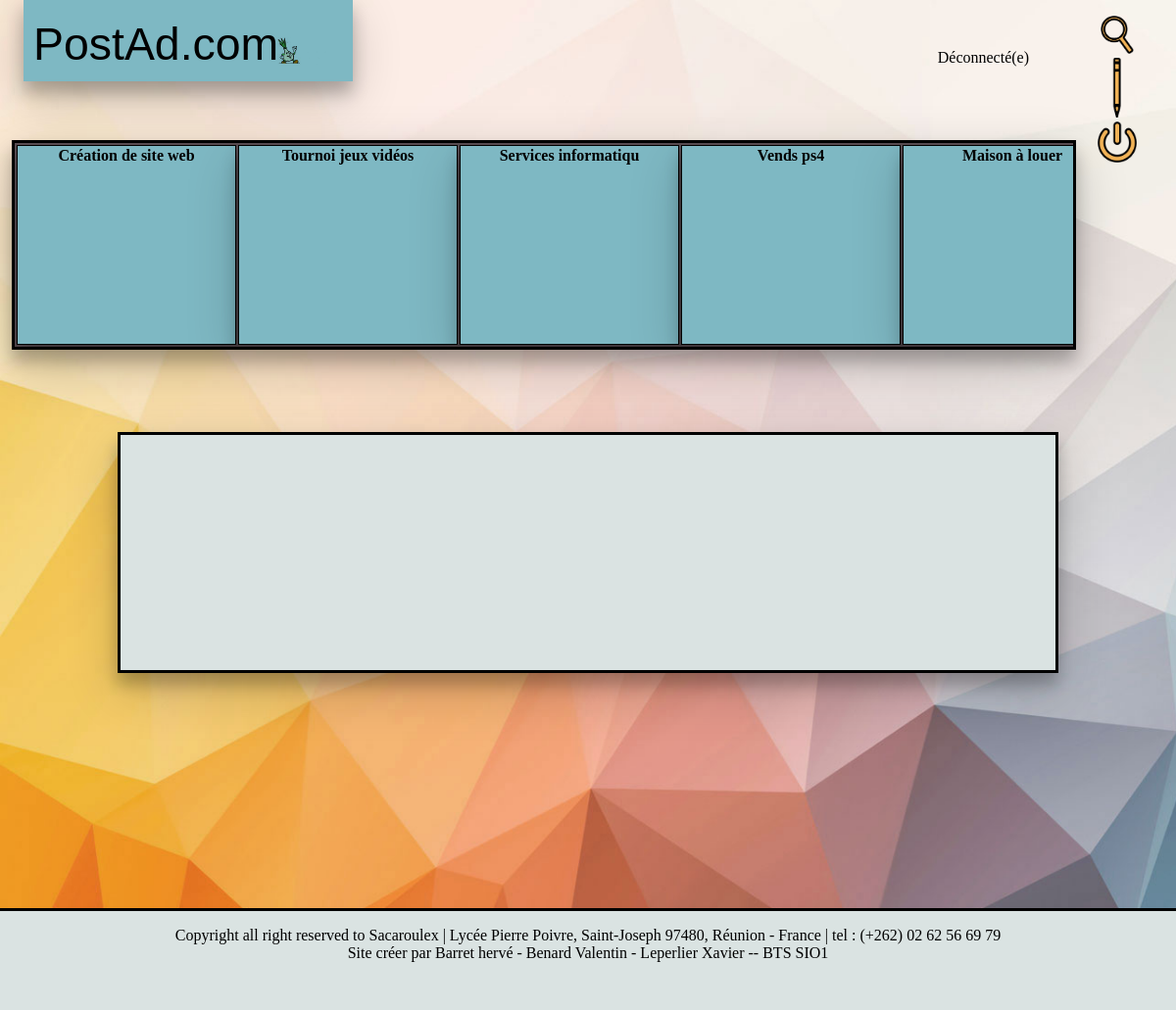
The app's page /Postad-Final/index.php with its own data.
### tables this page shows
CREATE TABLE `postit` (
  `id_Postit` int(10) NOT NULL,
  `id_Compte` int(5) DEFAULT NULL,
  `contenu_Postit` varchar(1000) DEFAULT NULL,
  `titre_Postit` varchar(20) DEFAULT NULL,
  `date_Postit` date DEFAULT NULL
);

### Postad-Final/index.php (the view, shortened to what this page needs)
<!DOCTYPE html>
<html lang="fr">
<head>
    <link rel="stylesheet" type="text/css" href="style1.css">
</head>
<body>
<div class="container">
    <header>
        <?php include("header.php"); ?>
    </header>
    <div id="affpostit">
    <table>
        <tr>
            <?php
                try
                {
                    $cnx = new PDO('mysql:host=localhost;dbname=postit;charset=utf8', 'root', '');
                }
                catch(Exception $e)
                {
                        die('Erreur : '.$e->getMessage());
                }
                $requete="SELECT id_Postit , titre_Postit , date_Postit FROM postit ORDER BY id_Postit DESC";
                $res = $cnx->query($requete);
                while ($row = $res->fetch())
                {
                    echo '<th><a class=lien href=index.php?param='.$row[0].'><strong>' . htmlspecialchars($row['titre_Postit']) . '</strong></a>'.'</th>';
                }
            ?>
        </tr>
    </table>
    </div>
    <nav>
        <?php include("menu.php"); ?>
    </nav>
    <div id="affichage">
    </div>
    <footer>
        <?php include("footer.php"); ?>
    </footer>
</div>
</body>
</html>

### Postad-Final/style1.css (style rules this page uses)
body { background-image: url(/postit/images/fond.jpg); background-repeat: no-repeat; background-size: 165%; margin:0; width: 100%; height: 100%; font-family: Tahoma, Geneva; }
#affichage { border:1; border: solid; background-color:#DAE3E2; padding-left: 15%; padding-right: 15%; padding-bottom: 15%; padding-top: 5%; margin-left: 10%; margin-right: 10%; margin-bottom: 10%; margin-top: 7%; box-shadow: 0 12px 16px 0 rgba(0,0,0,0.24), 0 17px 50px 0 rgba(0,0,0,0.19) }
#affpostit { border:1; border:solid; border-color: black; background-color: #5D5056; text-decoration: none; box-shadow: 0 12px 16px 0 rgba(0,0,0,0.24), 0 17px 50px 0 rgba(0,0,0,0.19); margin-top:5%; margin-right:9.5%; margin-bottom: 5%; margin-left:1%; overflow:scroll; width:90%; }
th { border: 1px solid #000000; background-color:#7EB8C3; text-align: middle; height:200px; min-height:200px; max-height:220px; width:25%; min-width:220px; max-width:240px; box-shadow: 0 12px 16px 0 rgba(0,0,0,0.24), 0 17px 50px 0 rgba(0,0,0,0.19); overflow: hidden; }
a { text-decoration: none; color:black; }
.lien { display:block; width:100%; height:100%; }

### records on screen
postit: titre_Postit "Création de site web"
postit: titre_Postit "Tournoi jeux vidéos"
postit: titre_Postit "Services informatiqu"
postit: titre_Postit "Vends ps4"
postit: titre_Postit "Maison à louer"
